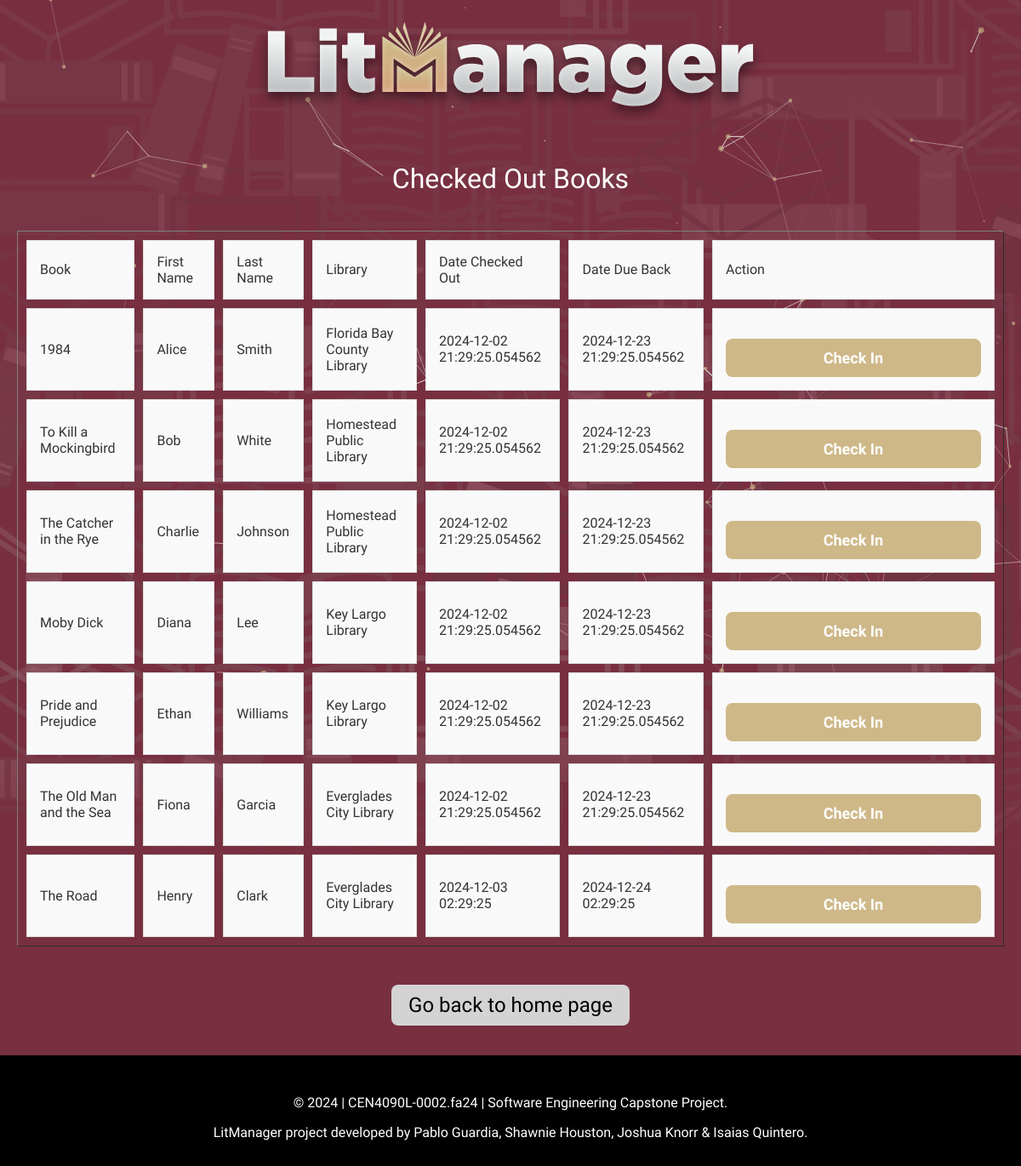
The app's page /list (signed in), older data.
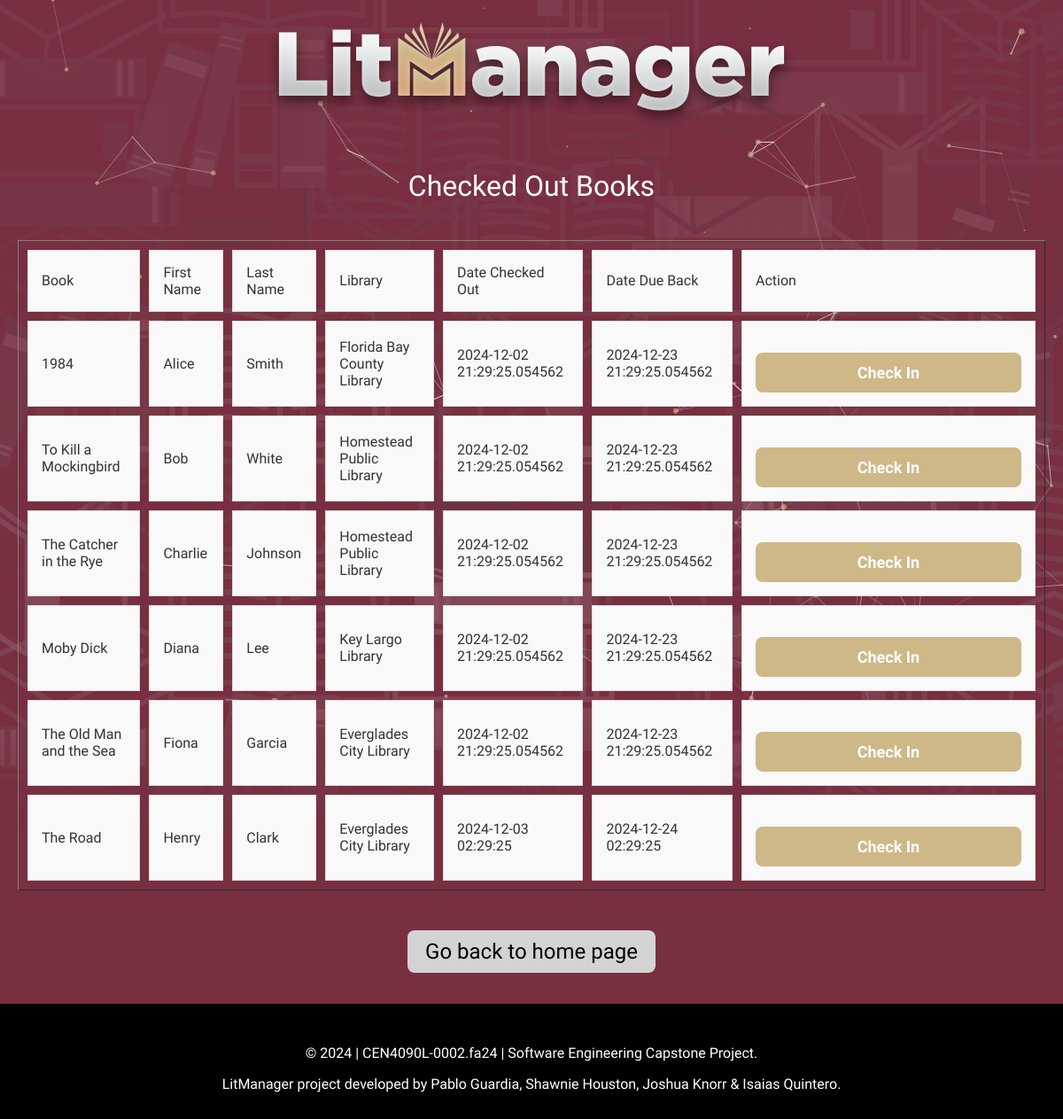
The same page, newer data.
### tables this page shows
CREATE TABLE Books (
    bookID INTEGER PRIMARY KEY AUTOINCREMENT,
    libraryID INTEGER,
    bookName TEXT COLLATE NOCASE NOT NULL,
    author TEXT COLLATE NOCASE,
    publisher TEXT,
    isbn13 TEXT,
    description TEXT,
    genre TEXT COLLATE NOCASE,
    dewey TEXT,
    FOREIGN KEY (libraryID) REFERENCES Libraries(libraryID) ON DELETE CASCADE
);

CREATE TABLE Libraries (
    libraryID INTEGER PRIMARY KEY AUTOINCREMENT,
    libraryName TEXT COLLATE NOCASE NOT NULL,
    libraryAddress TEXT NOT NULL,
    libraryCity TEXT NOT NULL,
    libraryState TEXT NOT NULL,
    libraryZip TEXT NOT NULL
);

CREATE TABLE Loans (
    bookID INTEGER NOT NULL,
    userLogon TEXT NOT NULL,
    checkedOut DATETIME NOT NULL DEFAULT CURRENT_TIMESTAMP,
    returnBy DATETIME NOT NULL DEFAULT (DATETIME(CURRENT_TIMESTAMP, '+21 days')),
    PRIMARY KEY (bookID, userLogon),
    FOREIGN KEY (bookID) REFERENCES Books(bookID) ON DELETE CASCADE,
    FOREIGN KEY (userLogon) REFERENCES LibUsers(userLogon)
);

### LibraryProject.py (the view, shortened to what this page needs)
@app.route('/list')
def list():
    if not session.get('logged_in'):   # if user not logged in and tries to access this page, redirect to login
        return render_template('login.html')
    elif session.get('admin') == 3:  # checks if user security level is 3
        con = sql.connect("Library.db")
        con.row_factory = sql.Row
        cur = con.cursor()
        ul = session['UserLocalLibrary']
        sql_query = '''SELECT b.bookName, u.firstName, u.lastName, lib.libraryName, lo.checkedOut, lo.returnBy,b.bookID \
                FROM Loans lo
                JOIN LibUsers u ON u.userLogon = lo.userLogon
                JOIN Books b ON b.bookID = lo.bookID
                JOIN Libraries lib ON lib.libraryID = b.libraryID;'''
        cur.fetchall()
        cur.execute(sql_query)
        df = pd.DataFrame(cur.fetchall(), columns=['b.bookName', 'u.firstName', 'u.lastName', 'lib.libraryName', 'lo.checkedOut', 'lo.returnBy','b.bookID'])
        df['u.firstName'] = df['u.firstName'].apply(lambda x: cipher.decrypt(x)) # Decrypts user's first name
        df['u.lastName'] = df['u.lastName'].apply(lambda x: cipher.decrypt(x)) # Decrypts user's last name
        return render_template("list.html", rows = df)
    else:
        abort(404)  # if user does not have high enough security level, return 404 error

### Encryption.py (called while the page is built)
    def decrypt(self, raw):
        cipher = Cipher(algorithms.AES(self.key), modes.CBC(self.iv))
        decryptor = cipher.decryptor()
        decrypted = decryptor.update(raw) + decryptor.finalize()
        decrypted = str(decrypted, 'utf-8')
        decrypted = Padding.removePadding(decrypted, mode='ECB')
        return decrypted

### Padding.py (called while the page is built)
def removeCMSPadding(str, blocksize=AES_blocksize):
  pad_len = ord(str[-1]) # last byte contains number of padding bytes
  assert pad_len <= blocksize, 'padding error'
  assert pad_len <= len(str), 'padding error'
  return str[:-pad_len]

def removePadding(str, blocksize=AES_blocksize, mode='CMS'):
  if mode not in (0,'CMS'):
    for k in MODES.keys():
        if mode in k:
            return globals()['append'+k[1]+'Padding'](str, blocksize)
        else:
            return removeCMSPadding(str, blocksize)
  else:
      return removeCMSPadding(str, blocksize)

### templates/list.html (shortened to what this page needs)
{% extends "base.html" %}
{% block content %}
<div class="logo-container">
    <img src="{{ url_for('static', filename='LitManagerLogo.svg') }}" alt="Logo">
</div>
<div id="particles-js"></div>
<div class="content-center">
    {% if session['logged_in'] %}
        {% if session['admin'] == 2 or session['admin'] == 3 %}
        <h1 class="fira-sans-thin">Checked Out Books</h1>
        <table class="fira-sans-regular" border="1">
            <thead>
                <tr>
                    <td>Book</td>
                    <td>First Name</td>
                    <td>Last Name</td>
                    <td>Library</td>
                    <td>Date Checked Out</td>
                    <td>Date Due Back</td>
                    <td>Action</td>
                </tr>
            </thead>
            <tbody>
                {% for index, row in rows.iterrows() %}
                <tr>
                    <td>{{ row["b.bookName"] }}</td>
                    <td>{{ row["u.firstName"] }}</td>
                    <td>{{ row["u.lastName"] }}</td>
                    <td>{{ row["lib.libraryName"] }}</td>
                    <td>{{ row["lo.checkedOut"] }}</td>
                    <td>{{ row["lo.returnBy"] }}</td>
                    <td>
                        <button class="btn-login" onclick="handleButtonClick('{{ row['b.bookName'] }}', '{{ row['b.bookID'] }}')">
                            Check In
                        </button>
                    </td>
                </tr>
                {% endfor %}
            </tbody>
        </table>
        <h2><a href="/">Go back to home page</a></h2>
        {% endif %}
    {% endif %}
</div>
{% endblock %}

### templates/base.html (shortened to what this page needs)
<!DOCTYPE html>
<html lang="en">
<head>
    <link rel="stylesheet" href="{{ url_for('static', filename='style.css') }}">
</head>
<body>
    <div class="content">
        {% block content %}{% endblock %}
    </div>
    <footer class="footer">
        <p>© 2024 | CEN4090L-0002.fa24 | Software Engineering Capstone Project.</p>
        <p>LitManager project developed by Pablo Guardia, Shawnie Houston, Joshua Knorr & Isaias Quintero.</p>
    </footer>
</body>
</html>

### static/style.css (style rules this page uses)
.fira-sans-thin { font-family: "Fira Sans", sans-serif; font-weight: 100; }
.fira-sans-regular { font-family: "Fira Sans", sans-serif; font-weight: 400; }
html, body { font-family: "Fira Sans", sans-serif; color: #ffffff; background-color: #782f40; text-align: center; position: relative; min-height: 100vh; margin: 0; padding: 0; padding-bottom: 60px; }
.content-center { max-width: 1200px; margin: 0 auto; padding: 20px; display: flex; flex-direction: column; align-items: center; text-align: center; }
h2 a { display: inline-block; padding: 10px 20px; margin: 5px; background-color: #d3d3d3; color: #000000; text-decoration: none; font-family: 'Fira Sans', sans-serif; font-weight: 400; border-radius: 8px; transition: background-color 0.4s ease; }
.btn-login { font-family: 'Fira Sans', sans-serif; font-weight: 600; font-size: 18px; background-color: #CEB888; color: white; border: none; padding: 12px 20px; border-radius: 8px; cursor: pointer; min-width: 300px; max-width: 500px; margin-top: 20px; }
.footer { background-color: #000000; color: #ffffff; text-align: center; padding: 30px 0; position: fixed; bottom: 0; height: 70px; width: 100%; font-family: "Fira Sans", sans-serif; font-weight: 200; z-index: 2; }
table { width: 100%; border-collapse: separate; border-spacing: 10px; margin: 20px 0; }
th, td { padding: 15px; text-align: left; border: 1px solid #ddd; }
td { background-color: #f9f9f9; color: #333; font-family: 'Fira Sans', sans-serif; }
body::before { content: ""; position: absolute; top: 0; left: 0; right: 0; bottom: 0; background: linear-gradient( to bottom, rgba(120, 47, 64, 0.5) 25%, rgba(120, 47, 64, 0) 60%, rgba(120, 47, 64, 3.0) 75% ), url("/static/BooksTexture.svg"); background-size: cover; background-repeat: no-repeat; background-attachment: fixed; opacity: 0.25; z-index:0; pointer-events: none; }
body > * { position: relative; z-index: 2; }
.logo-container { display: flex; justify-content: center; margin: 0px 0; }
.logo-container img { max-width: 600px; height: auto; }
#particles-js { position: absolute; top: 0; left: 0; width: 100%; height: 100vh; z-index: -1; }

Row changes from the older to the newer data that the page shows:
no longer on this page (row unchanged): Books: bookName "Pride and Prejudice"
removed Loans: checkedOut "2024-12-02 21:29:25.054562", returnBy "2024-12-23 21:29:25.054562"
Text that changed along with them:
list line gone: "Ethan Williams Check In"
list line gone: "Key Largo Library"
